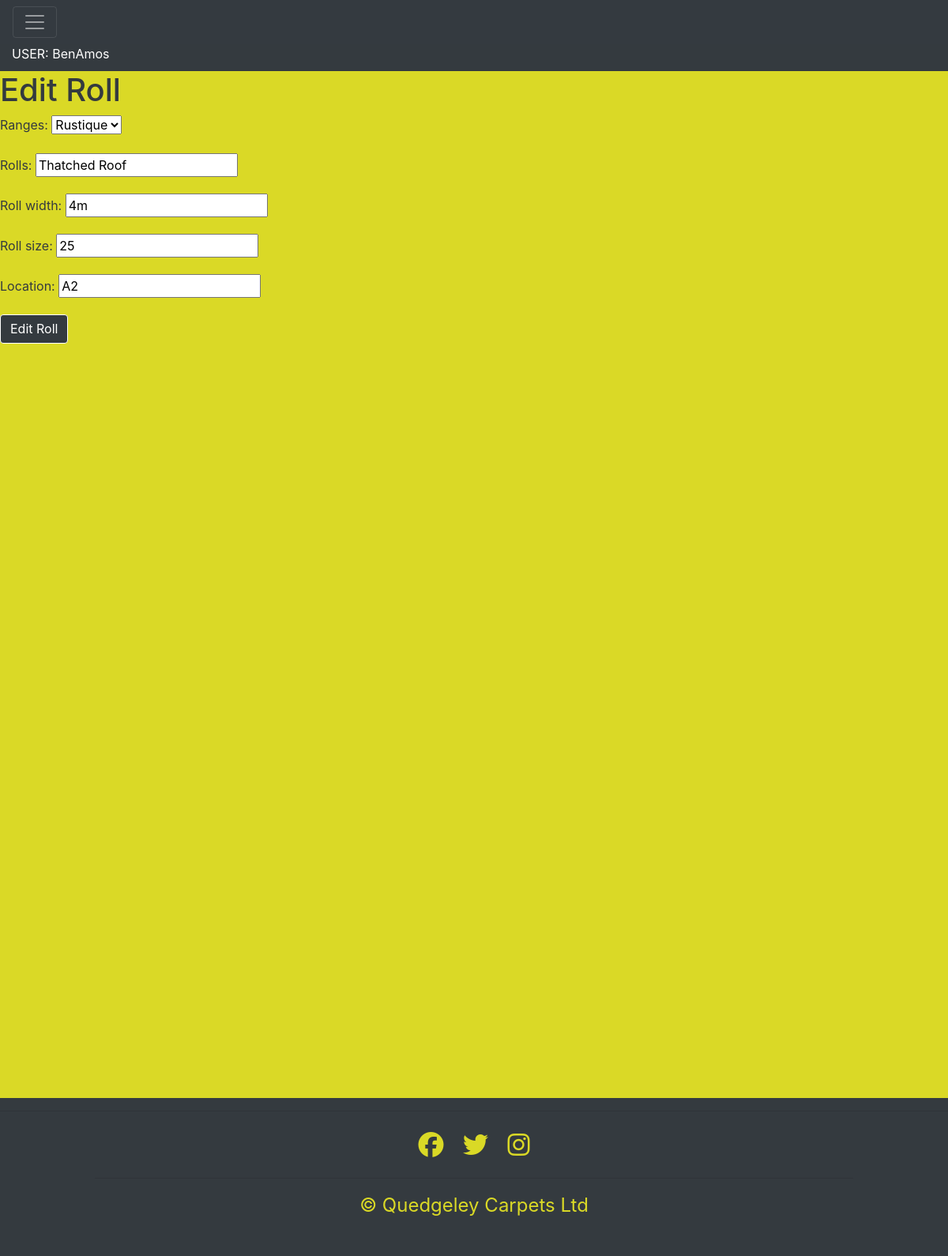
Screenshot of /edit_roll/1 (signed in) with the database file from the repository.
### CUTS/models.py (models this page shows, shortened)
class Range (models.Model):
    supplier = models.ForeignKey(
        'Supplier',
        related_name='Supplier',
        on_delete=models.CASCADE
        )
    ranges = models.CharField(
        max_length=50,
        null=False,
        blank=False
        )
    def __str__(self):
        return self.ranges

class Roll (models.Model):
    rolls = models.CharField(
        max_length=20,
        null=False,
        blank=False
        )
    roll_width = models.CharField(
        max_length=2,
        null=False,
        blank=False
        )
    roll_size = models.IntegerField(
        null=False,
        blank=False
        )
    location = models.CharField(
        max_length=3,
        null=False,
        blank=False
        )
    ranges = models.ForeignKey(
        'Range',
        on_delete=models.CASCADE,
        related_name='Range'
        )
    roll_balance = models.CharField(
        max_length=10,
        null=True,
        blank=True
        )

### CUTS/views.py (the view)
# urls.py: path('edit_roll/<roll_id>', views.edit_roll, name='edit_roll'),
def edit_roll(request, roll_id):
    rolls = get_object_or_404(Roll, id=roll_id)
    if request.method == "POST":
        form = RollForm(request.POST, instance=rolls)
        if form.is_valid():
            form.save()
            messages.success(request, 'Roll Updated.')
            return redirect('get_supplier')
    form = RollForm(instance=rolls)
    context = {
        'form': form
    }
    return render(request, 'edit_roll.html', context)

### CUTS/forms.py
class RollForm(forms.ModelForm):
    class Meta:
        model = Roll
        fields = ['ranges', 'rolls', 'roll_width', 'roll_size', 'location']

### templates/edit_roll.html (shortened to what this page needs)
{% extends "base.html" %}
{% block content %}
    <h1>Edit Roll</h1>
    <form method="POST">
        {{ form.as_p }}
        <div>
            <p>
                <button type="submit" class="main-button">Edit Roll</button>
            </p>
        </div>
    </form>
{% endblock content %}

### templates/base.html (shortened to what this page needs)
{% load static %}
<!DOCTYPE html>
<html class="h-100" lang="en">
<head>
    <link rel="stylesheet" href="https://cdn.jsdelivr.net/npm/bootstrap@4.6.2/dist/css/bootstrap.min.css">
    <link rel="stylesheet" href="{% static 'css/style.css' %}" type="text/css">
</head>
<body>
  <div class="pos-f-t">
    <nav class="navbar navbar-dark bg-dark">
      <button class="navbar-toggler" type="button" data-toggle="collapse" data-target="#navbarToggleExternalContent" aria-controls="navbarToggleExternalContent" aria-expanded="false" aria-label="Toggle navigation">
        <span class="navbar-toggler-icon"></span>
      </button>
    </nav>
    {% if user.is_authenticated %}
    <div class="text-white user-signup">
      USER: {{ user }}
    </div>
    {% else %}
    <div class="text-white user-signup">
      PLEASE LOG IN
    </div>
    {% endif %}
  </div>
  <main>
  {% block content %}
  {% endblock content %}
  </main>
  <footer class="footer mt-auto dark-bg">
    <hr>
    <div class="social">
      <span>
        <a href="https://www.facebook.com/quedgeleycarpets" target="blank" aria-label="Quedgeley Carpets Facebook Page"><i class="fa-brands fa-facebook"></i></a>
        <a href="https://www.twitter.com/Qcarpets100" target="blank" aria-label="Quedgeley Carpets Twitter Page"><i class="fa-brands fa-twitter"></i></a>
        <a href="https://www.instagram.com/quedgeleycarpets" target="blank" aria-label="Quedgeley Carpets Instagram Page"><i class="fa-brands fa-instagram"></i></a>
      </span>
    </div>
    <hr class="footer-break">
    <a class="copyright" href="https://www.gloucestercarpetshop.co.uk" target="blank">&copy; Quedgeley Carpets Ltd</a>
  </footer>
</body>
</html>

### static/css/style.css (style rules this page uses)
body { background-color: rgb(218, 217, 38); color: #343a3f; }
.pos-f-t { background-color: #343a3f; }
.navbar-toggler { border-color:rgb(218, 217, 38); }
.user-signup { padding-left: 15px; padding-bottom: 10px; }
main { height: 1500px; }
footer { position: fixed; left: 0; bottom: 0; width: 100%; background-color: #343a3f; text-align: center; height: 200px; }
.footer-break { color: white; width:80%; margin-left: 10%; }
.fa-brands, .fab { font-size: xx-large; padding: 10px; color:rgb(218, 217, 38); }
.copyright { color: rgb(218, 217, 38); text-decoration: none; font-size: 24px; }
button { border-radius: 0.25rem; }
.main-button { background-color: #343a3f; border:white 1px solid; color:white; text-decoration: none; display: inline-block; padding: 6px 12px; margin-bottom: 0; font-size: 16px; font-weight: normal; line-height: 1.428571429; text-align: center; white-space: nowrap; vertical-align: middle; cursor: pointer; border-radius: 4px; -webkit-user-select: none; -moz-user-select: none; -ms-user-select: none; -o-user-select: none; user-select: none; }

### rows the page displays
Range: ranges "Rustique"
Roll: rolls "Thatched Roof", roll_width "4m", roll_size "25", location "A2"

### other values shown
{{ user }} "BenAmos"
